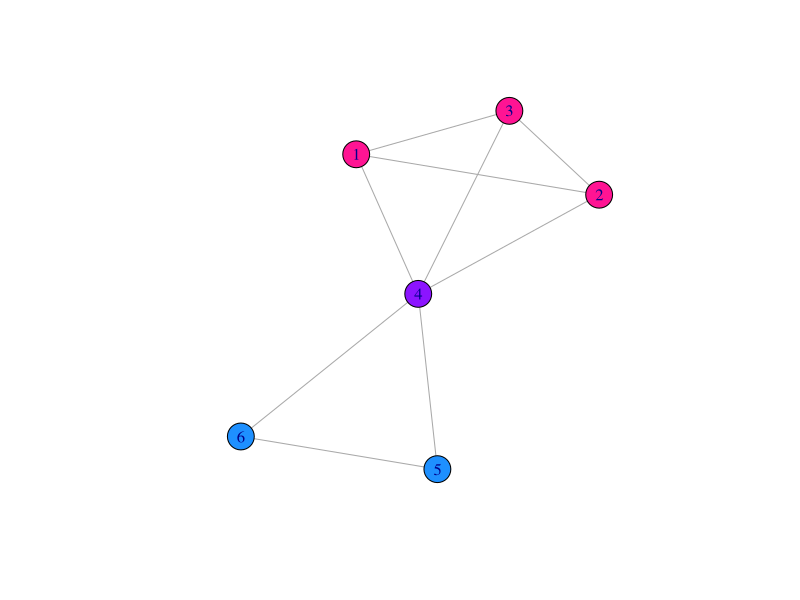

Generate this figure with R:
## ---- chunk 1
# load igraph and set random seed
library(igraph)
set.seed(1)

# adj matrix with two cliques
adj.matrix = matrix(0, 6, 6)
adj.matrix[0:4,0:4] = 1
adj.matrix[3,4] = adj.matrix[4,5] = adj.matrix[4,5] = adj.matrix[4,6] = adj.matrix[5,6] = 1
diag(adj.matrix) = 0

# convert to graph
g = graph.adjacency(adj.matrix, mode='undirected')

# find all cliques
g.cliques = maximal.cliques(g)

# color nodes in first clique matched
V(g)$color = ifelse(V(g) %in% g.cliques[[1]], '#1E90FF', '#FF1493')

# color nodes in multiple cliques purple
V(g)[V(g) %in% intersect(g.cliques[[1]], g.cliques[[2]])]$color = "#8C14FF"

# plot cliques
plot(g)
